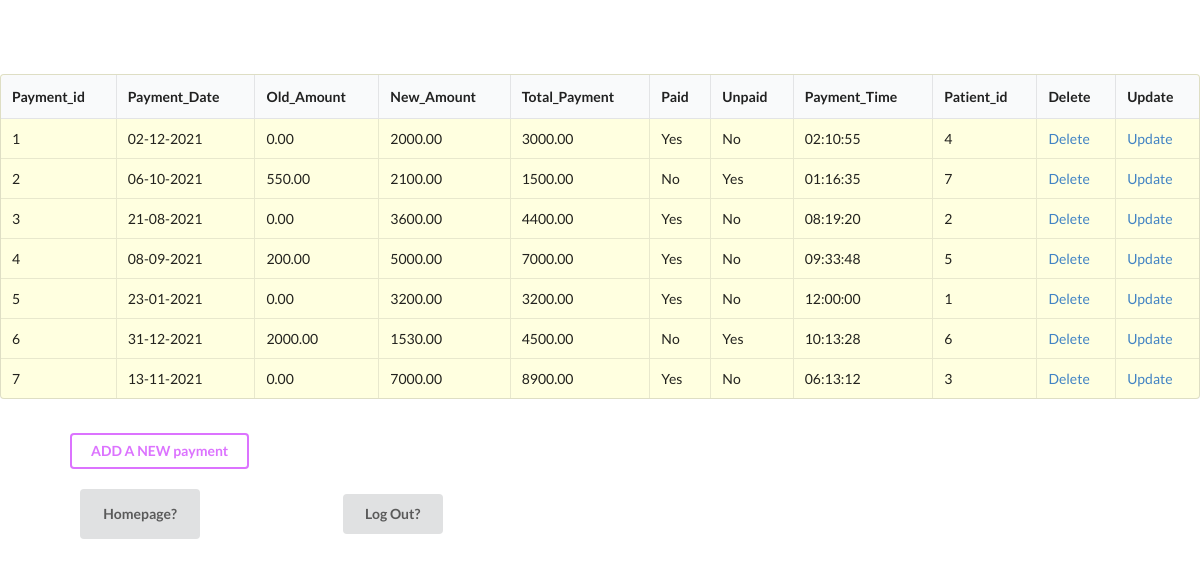
/opms_final/payment_read.php, run on the app's committed database.
### tables this page shows
CREATE TABLE `payment` (
  `Payment_id` int(11) NOT NULL,
  `Payment_Date` varchar(50) NOT NULL,
  `Old_Amount` float(7,2) NOT NULL,
  `New_Amount` float(7,2) NOT NULL,
  `Total_Payment` float(8,2) NOT NULL,
  `Paid` varchar(50) NOT NULL,
  `Unpaid` varchar(50) NOT NULL,
  `Payment_Time` varchar(50) NOT NULL,
  `Patient_id` int(11) NOT NULL
);

### opms_final/payment_read.php (the view, shortened to what this page needs)
<html>
<head>
    <link rel="stylesheet" href="https://cdnjs.cloudflare.com/ajax/libs/semantic-ui/2.4.1/semantic.min.css">
</head>
<body>
    <h1 style="text-align:center;color:white">Payment Information</h1>
<?php
	$connect = mysqli_connect( HOST, USER, PASS, DB )
		or die("Can not connect");
	$results = mysqli_query( $connect, "SELECT * FROM payment" )
		or die("Can not execute query");
	echo "<table class='ui celled table' style='background-color:#FFFFE0'> \n";
	echo "<thead><tr><th>Payment_id</th> <th>Payment_Date</th> <th>Old_Amount</th> <th>New_Amount</th> <th>Total_Payment</th> <th>Paid</th> <th>Unpaid</th> <th>Payment_Time</th> <th>Patient_id</th><th>Delete</th> <th>Update</th></tr></teahd><tbody> \n";
	while( $rows = mysqli_fetch_array( $results ) ) {
		extract( $rows );
		echo "<tr>";
		echo "<td> $Payment_id </td>";
		echo "<td> $Payment_Date </td>";
		echo "<td> $Old_Amount </td>";
        echo "<td> $New_Amount </td>";
		echo "<td> $Total_Payment </td>";
        echo "<td> $Paid </td>";
		echo "<td> $Unpaid </td>";
        echo "<td> $Payment_Time </td>";
        echo "<td> $Patient_id </td>";
		echo "<td> <a href = 'payment_delete.php?
        id=$Payment_id'> Delete </a> </td>";
		echo "<td> <a href = 'payment_update_input.php?id=$Payment_id & pd=$Payment_Date & oa=$Old_Amount & na=$New_Amount & tp=$Total_Payment & p=$Paid & up=$Unpaid & pt=$Payment_Time & pi=$Patient_id'> Update </a> </td>";
		echo "</tr> \n";
	}
	echo "</tbody></table> \n";
echo "<br><p style='margin: 0px 70px'><a href=payment_input.php><button class='ui inverted purple button'>ADD A NEW payment</button></a></p>";
?>
    <br><a href="getin.php"><button style='margin: 0px 80px;height:50px; width:120px'class="ui Magenta button">Homepage?</button></a>
        <a href="logout.php"><button style='margin: 0px 60px;height:40px; width:100px' class='ui Lime button'>Log Out?</button></a>
</body>
</html>

### opms_final/payment_read.php (style rules this page uses)
body { background-image: url('photo.jpg'); background-repeat: no-repeat; background-attachment: fixed; background-size: 100% 100%; }

### data on the page
payment: Payment_id "1", Payment_Date "02-12-2021", Old_Amount "0.00", New_Amount "2000.00", Total_Payment "3000.00", Paid "Yes", Unpaid "No", Payment_Time "02:10:55", Patient "4"
payment: Payment_id "2", Payment_Date "06-10-2021", Old_Amount "550.00", New_Amount "2100.00", Total_Payment "1500.00", Paid "No", Unpaid "Yes", Payment_Time "01:16:35", Patient "7"
payment: Payment_id "3", Payment_Date "21-08-2021", Old_Amount "0.00", New_Amount "3600.00", Total_Payment "4400.00", Paid "Yes", Unpaid "No", Payment_Time "08:19:20", Patient "2"
payment: Payment_id "4", Payment_Date "08-09-2021", Old_Amount "200.00", New_Amount "5000.00", Total_Payment "7000.00", Paid "Yes", Unpaid "No", Payment_Time "09:33:48", Patient "5"
payment: Payment_id "5", Payment_Date "23-01-2021", Old_Amount "0.00", New_Amount "3200.00", Total_Payment "3200.00", Paid "Yes", Unpaid "No", Payment_Time "12:00:00", Patient "1"
payment: Payment_id "6", Payment_Date "31-12-2021", Old_Amount "2000.00", New_Amount "1530.00", Total_Payment "4500.00", Paid "No", Unpaid "Yes", Payment_Time "10:13:28", Patient "6"
payment: Payment_id "7", Payment_Date "13-11-2021", Old_Amount "0.00", New_Amount "7000.00", Total_Payment "8900.00", Paid "Yes", Unpaid "No", Payment_Time "06:13:12", Patient "3"
